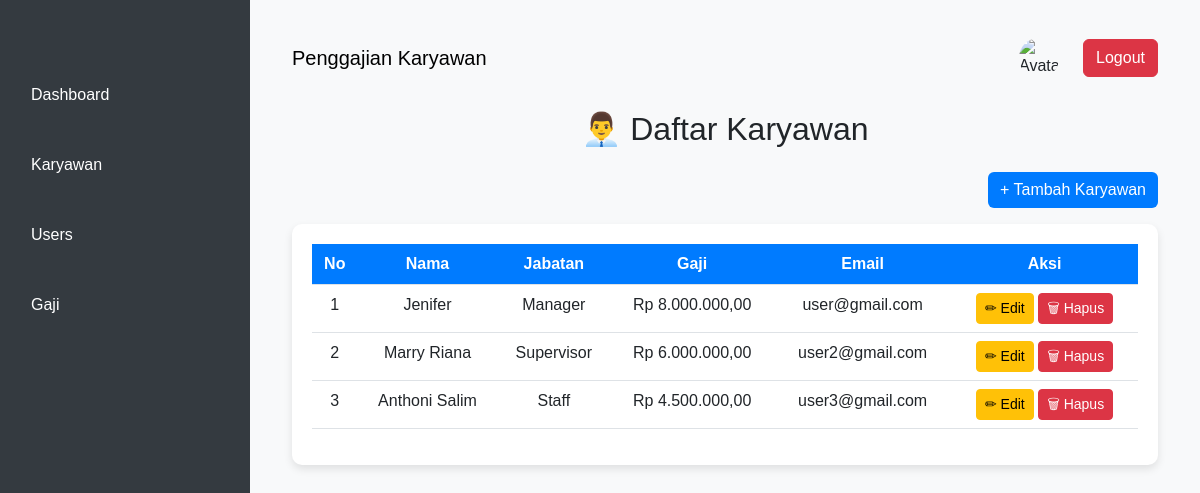
The app's page /pages/karyawan.php with its own data.
### tables this page shows
CREATE TABLE karyawan (
    id INT AUTO_INCREMENT PRIMARY KEY,
    nama VARCHAR(100),
    jabatan VARCHAR(100),
    gaji DECIMAL(10,2),
    user_id INT,
    FOREIGN KEY (user_id) REFERENCES users(id) ON DELETE CASCADE
);

CREATE TABLE users (
    id INT AUTO_INCREMENT PRIMARY KEY,
    nama VARCHAR(100),
    email VARCHAR(100) UNIQUE,
    password VARCHAR(255),
    gambar VARCHAR(150) NOT NULL,
    role ENUM('admin', 'karyawan') DEFAULT 'karyawan'
);

### pages/karyawan.php (the view, shortened to what this page needs)
<?php
include('../config/conn.php');
$query = "SELECT karyawan.id, karyawan.nama, karyawan.jabatan, karyawan.gaji, users.email
          FROM karyawan
          JOIN users ON karyawan.user_id = users.id";
$result = mysqli_query($koneksi, $query);
?>
<!DOCTYPE html>
<html lang="id">
<head>
    <link href="https://cdn.jsdelivr.net/npm/bootstrap@5.3.0/dist/css/bootstrap.min.css" rel="stylesheet">
</head>
<body>
    <?php include('../components/sidebar.php'); ?>
    <div class="main-content">
        <?php include('../components/header.php'); ?>
        <div class="container mt-4">
            <h2 class="text-center mb-4">👨‍💼 Daftar Karyawan</h2>
            <div class="d-flex justify-content-end mb-3">
                <a href="add_karyawan.php" class="btn btn-primary">+ Tambah Karyawan</a>
            </div>
            <div class="table-container">
                <table class="table table-hover text-center">
                    <thead>
                        <tr>
                            <th>No</th>
                            <th>Nama</th>
                            <th>Jabatan</th>
                            <th>Gaji</th>
                            <th>Email</th>
                            <th>Aksi</th>
                        </tr>
                    </thead>
                    <tbody>
                        <?php
                        $no = 1;
                        while ($row = mysqli_fetch_assoc($result)) { ?>
                            <tr>
                                <td><?= $no++; ?></td>
                                <td><?= htmlspecialchars($row['nama']); ?></td>
                                <td><?= htmlspecialchars($row['jabatan']); ?></td>
                                <td>Rp <?= number_format($row['gaji'], 2, ',', '.'); ?></td>
                                <td><?= htmlspecialchars($row['email']); ?></td>
                                <td>
                                    <a href="edit_karyawan.php?id=<?= $row['id']; ?>" class="btn btn-warning btn-sm">✏
                                        Edit</a>
                                    <a href="delete_karyawan.php?id=<?= $row['id']; ?>" class="btn btn-danger btn-sm"
                                        onclick="return confirm('Yakin ingin menghapus?');">🗑 Hapus</a>
                                </td>
                            </tr>
                        <?php } ?>
                    </tbody>
                </table>
            </div>
        </div>
    </div>
</body>
</html>

### pages/karyawan.php (style rules this page uses)
body { background-color: #f8f9fa; font-family: 'Poppins', sans-serif; }
.main-content { margin-left: 250px; padding: 30px; transition: margin-left 0.3s ease-in-out; }
.table-container { background: white; padding: 20px; border-radius: 10px; box-shadow: 0 4px 8px rgba(0, 0, 0, 0.1); animation: fadeIn 0.5s ease-in-out; }
.table th { background-color: #007bff; color: white; }
.btn-primary { background-color: #007bff; border: none; transition: transform 0.2s ease-in-out; }
.btn-sm { transition: transform 0.2s ease-in-out; }

### components/sidebar.php (style rules this page uses)
.main-content { transition: margin-left 0.3s ease-in-out; margin-left: 250px; }

### records on screen
karyawan: nama "Jenifer", jabatan "Manager", gaji "8.000.000,00", user.email "user@gmail.com"
karyawan: nama "Marry Riana", jabatan "Supervisor", gaji "6.000.000,00", user.email "user2@gmail.com"
karyawan: nama "Anthoni Salim", jabatan "Staff", gaji "4.500.000,00", user.email "user3@gmail.com"
